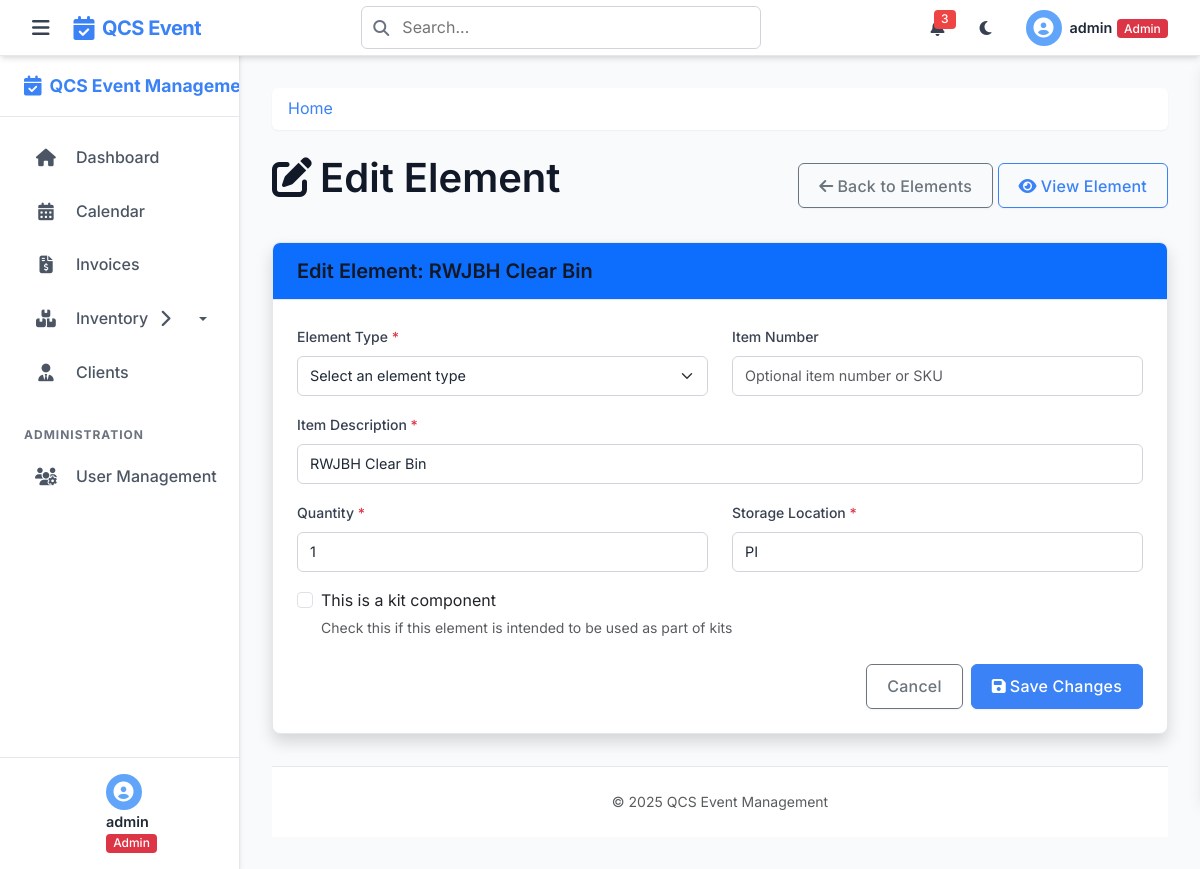
The page /elements/2/edit (signed in) on the database its author committed.
### tables this page shows
CREATE TABLE elements (
    element_id INTEGER PRIMARY KEY AUTOINCREMENT,
    type_id INTEGER NOT NULL,
    item_description TEXT NOT NULL,
    item_number TEXT,  -- Can be NULL if no item number is assigned
    quantity INTEGER NOT NULL CHECK (quantity >= 0),
    location TEXT NOT NULL,
    is_kit_component BOOLEAN DEFAULT 0, -- 0 for false, 1 for true.
    FOREIGN KEY (type_id) REFERENCES element_types(type_id)
);

### app.py (the view, shortened to what this page needs)
@app.route('/elements/<int:element_id>/edit', methods=['GET', 'POST'])
@login_required
@role_required('admin', 'staff')
def edit_element(element_id):
    db = get_db()
    element = db.execute('SELECT * FROM elements WHERE element_id = ?', (element_id,)).fetchone()
    if element is None:
        abort(404)
    element_types_list = db.execute('SELECT * FROM element_types ORDER BY type_name').fetchall()
    return render_template('edit_element.html', element=element, types=element_types_list)

### app.py (called while the page is built)
@app.after_request
def add_security_headers(response):
    response.headers['X-Content-Type-Options'] = 'nosniff'
    response.headers['X-Frame-Options'] = 'DENY'
    response.headers['X-XSS-Protection'] = '1; mode=block'
    response.headers['Strict-Transport-Security'] = 'max-age=31536000; includeSubDomains'
    return response

### helpers.py (called while the page is built)
def get_db():
    if 'db' not in g:
        g.db = sqlite3.connect(
            current_app.config['DATABASE'],
            detect_types=sqlite3.PARSE_DECLTYPES
        )
        g.db.row_factory = sqlite3.Row
    return g.db

def login_required(f):
    @wraps(f)
    def decorated_function(*args, **kwargs):
        if 'user_id' not in session:
            if request.path.startswith('/api/') or request.is_json or request.headers.get('X-Requested-With') == 'XMLHttpRequest':
                return jsonify({'error': 'Authentication required'}), 401
            else:
                flash('Please log in first', 'warning')
                return redirect(url_for('login'))
        return f(*args, **kwargs)
    return decorated_function

### templates/edit_element.html (shortened to what this page needs)
{% extends 'layout.html' %}
{% block content %}
<div class="d-flex justify-content-between align-items-center mb-4">
    <h1><i class="fas fa-edit me-2"></i>Edit Element</h1>
    <div>
        <a href="{{ url_for('elements') }}" class="btn btn-outline-secondary">
            <i class="fas fa-arrow-left me-1"></i>Back to Elements
        </a>
        <a href="{{ url_for('view_element', element_id=element.element_id) }}" class="btn btn-outline-primary">
            <i class="fas fa-eye me-1"></i>View Element
        </a>
    </div>
</div>
<div class="card shadow">
    <div class="card-header bg-primary text-white">
        <h5 class="mb-0">Edit Element: {{ element.item_description }}</h5>
    </div>
    <div class="card-body">
        <form action="{{ url_for('edit_element', element_id=element.element_id) }}" method="post">
            <div class="row">
                <div class="col-md-6 mb-3">
                    <label for="type_id" class="form-label">Element Type <span class="text-danger">*</span></label>
                    <select class="form-select" id="type_id" name="type_id" required>
                        <option value="">Select an element type</option>
                    </select>
                </div>
                <div class="col-md-6 mb-3">
                    <label for="item_number" class="form-label">Item Number</label>
                    <input type="text" class="form-control" id="item_number" name="item_number"
                           value="{{ element.item_number or '' }}" placeholder="Optional item number or SKU">
                </div>
            </div>
            <div class="mb-3">
                <label for="item_description" class="form-label">Item Description <span class="text-danger">*</span></label>
                <input type="text" class="form-control" id="item_description" name="item_description"
                       value="{{ element.item_description }}" required placeholder="Descriptive name for this element">
            </div>
            <div class="row">
                <div class="col-md-6 mb-3">
                    <label for="quantity" class="form-label">Quantity <span class="text-danger">*</span></label>
                    <input type="number" class="form-control" id="quantity" name="quantity"
                           value="{{ element.quantity }}" required min="0" step="1">
                </div>
                <div class="col-md-6 mb-3">
                    <label for="location" class="form-label">Storage Location <span class="text-danger">*</span></label>
                    <input type="text" class="form-control" id="location" name="location"
                           value="{{ element.location }}" required placeholder="Where this element is stored">
                </div>
            </div>
            <div class="mb-3 form-check">
                <input type="checkbox" class="form-check-input" id="is_kit_component" name="is_kit_component"
                       {% if element.is_kit_component %}checked{% endif %}>
                <label class="form-check-label" for="is_kit_component">
                    This is a kit component
                </label>
                <small class="form-text text-muted d-block">Check this if this element is intended to be used as part of kits</small>
            </div>
            <div class="d-flex justify-content-end mt-4">
                <a href="{{ url_for('view_element', element_id=element.element_id) }}" class="btn btn-outline-secondary me-2">Cancel</a>
                <button type="submit" class="btn btn-primary">
                    <i class="fas fa-save me-1"></i>Save Changes
                </button>
            </div>
        </form>
    </div>
</div>
{% endblock %}

### rows shown on the page
elements: item_description "RWJBH Clear Bin", quantity "1", location "PI"

### other values the page prints
{{ session.username }} "admin"
